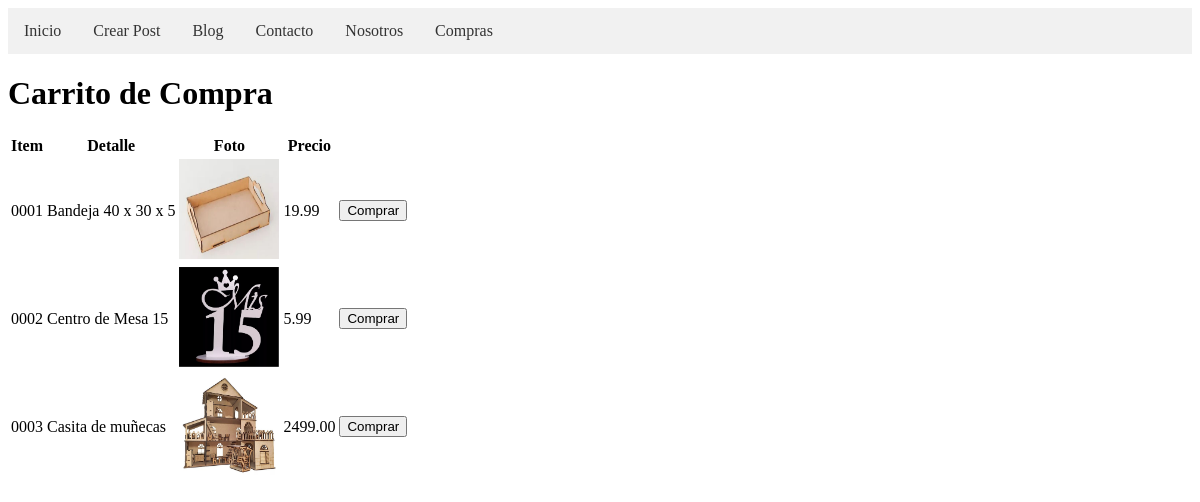
/shop/compras/, run on the app's committed database.
### shop/models.py (models this page shows)
class Producto(models.Model):
    item = models.CharField(max_length=100)
    detalle = models.TextField()
    foto = models.ImageField(upload_to='static/images')
    precio = models.DecimalField(max_digits=8, decimal_places=2)

### shop/views.py (the view)
# urls.py: path('compras/', views.compras, name='compras'),
def compras(request):
    productos = Producto.objects.all()
    return render(request, 'compras.html', {'productos': productos})

### shop/templates/compras.html (shortened to what this page needs)
<!DOCTYPE html>
<html lang="en">
<head>
    <link rel="stylesheet" type="text/css" href="main/css/styles.css">
</head>
<body>
    {% extends 'nav.html' %}
    {% block content %}
    <h1>Carrito de Compra</h1>
    <table>
        <thead>
            <tr>
                <th>Item</th>
                <th>Detalle</th>
                <th>Foto</th>
                <th>Precio</th>
                <th></th>
            </tr>
        </thead>
        <tbody>
            {% for producto in productos %}
                <tr>
                    <td>{{ producto.item }}</td>
                    <td>{{ producto.detalle }}</td>
                    <td><img src="{{ producto.foto.url }}" width="100" height="100" alt="{{ producto.item }}"></td>
                    <td>{{ producto.precio }}</td>
                    <td>
                        <form action="{% url 'comprar_producto' producto.id %}" method="post">
                            <button type="submit">Comprar</button>
                        </form>
                    </td>
                </tr>
            {% endfor %}
        </tbody>
    </table>
    {% endblock %}

### data on the page
Producto: item "0001", detalle "Bandeja 40 x 30 x 5", foto (picture), precio "19.99"
Producto: item "0002", detalle "Centro de Mesa 15", foto (picture), precio "5.99"
Producto: item "0003", detalle "Casita de muñecas", foto (picture), precio "2499.00"
